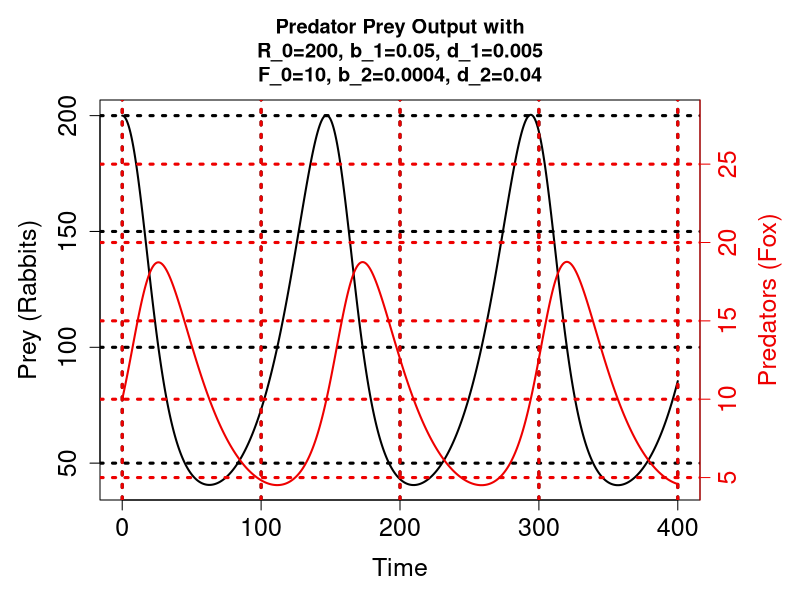

R code for this plot:
#######################################################################
###  Lotka-Volterra Predator-Prey
###  Euler's Method: Differential Equation Numerical Solution
###  By Thomas J. Pfaff 
###  For The Text Applied Calculus with R
#######################################################################

#######################################################################
#### Code to run Euler's Method and save the results.
#### Note: F reprsents foxes (predator) and R rabbits (prey)
#######################################################################

## Define starting values and variables.

t_initial <- 0
t_final <- 400
R_0 <- 200
b_1 <- 0.05
d_1 <- 0.005
F_0 <- 10
b_2 <- 0.0004
d_2 <- 0.04
delta_t <- 0.01

## Set up values for the For Loop.

t <- t_initial
R <- R_0
F <- F_0
number_steps <- (t_final - t_initial) / delta_t
t_data <- t # Initializing the time vector with starting value
R_data <- R # Initializing the Rabbit population vector with starting value
F_data <- F # Initializing the Fox population vector with starting value


## Run the For Loop.

for (i in 1:number_steps){
  R_prime <- b_1*R - d_1*R*F # The rabbit differential equation
  F_prime <- b_2*R*F - d_2*F # The fox differential equation

  R <- R_prime*delta_t + R # Rabbit microscope equation
  F <- F_prime*delta_t + F # Fox microscope equation
  t <- t + delta_t # Increments t to its next value

  if (round(R) == 0){R <- 0}  # Round the prey to 0 to avoid, say, half a rabbit reproducing
  t_data[i+1]<- t  # Add new value to the time vector
  R_data[i+1] <- R  # Add new value to the Rabbit vector
  F_data[i+1] <- F  # Add new value to the Fox vector
} 

######################################################################
#### Create a plot of the data
######################################################################

options(scipen = 999)
par(mar = c(5, 5, 5 ,5)) # Defines space around the graph. Number of lines for bottom, left, top, and right.
plot(t_data, R_data, type = "l", lwd = 2, xlab = "Time",
     ylab = "Prey (Rabbits)", cex.lab = 1.5, cex.axis = 1.5)
  title(paste("Predator Prey Output with\nR_0=", R_0, ", b_1=", b_1, ", d_1=",
               d_1, "\nF_0=", F_0, ", b_2=", b_2,", d_2=", d_2,sep="") )
  grid(NULL, NULL, col = "black", lwd = 3)
par(new  =TRUE) # Add new plot to the current graph
plot(t_data, F_data, type = "l", ylim = c(min(F_data), 1.5*max(F_data)),
     lwd = 2, axes = FALSE, xlab = "", ylab = "", col = "red2")   # Create second plot without axes
  axis(side = 4, at = pretty(c(min(F_data), 1.5*max(F_data))),
       col = "red2", cex.axis = 1.5, col.axis = "red2") # Add second axis
  mtext("Predators (Fox)", side = 4, line = 3, col = "red2", cex = 1.5) 
  grid(NULL, NULL, col = "red2", lwd = 3)


######################################################################
#### Find the final values.
######################################################################

options(digits = 8) # Sets number of digits of output
R_data[length(R_data)]
F_data[length(F_data)]

paste("The value of R at time t=", round(t,1), " is ", R_data[length(R_data)], sep="")
paste("The value of F at time t=", round(t,1), " is ", F_data[length(F_data)], sep="")


#######################################################################
#### Find the maximm value and time of first (if ties) maximum. 
#### Use min() and which.min() to find minimums.
#######################################################################


max(R_data) # Rabbit max
which.max(R_data) # Location of first rabbit max
t_data[which.max(R_data)] # Time value of first rabbit max

max(F_data) # Fox max
which.max(F_data) # Location of first fox max
t_data[which.max(F_data)] # Time value of first fox max

#######################################################################
#### Run the code below to see the first n values of the data.
#### This is particulalry useful to check work done by hand.
#######################################################################

rows <- 5
head(cbind(t_data,R_data,F_data), rows)
